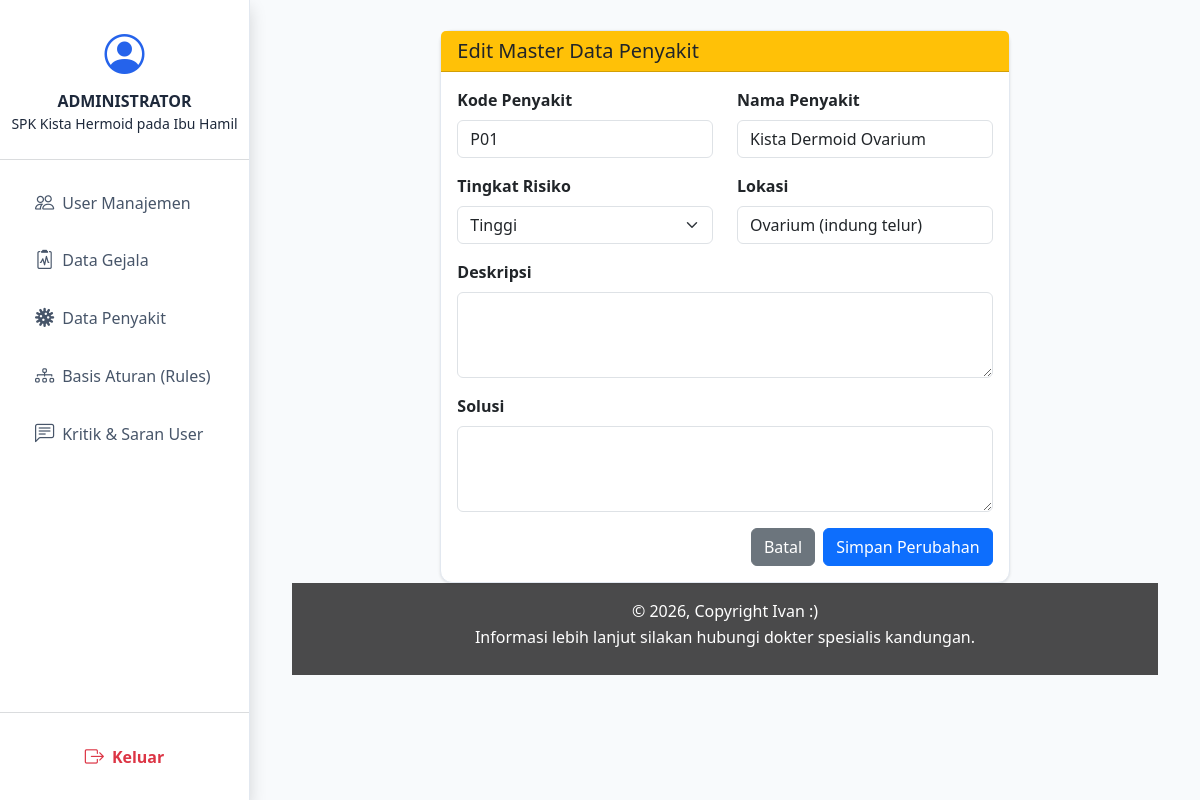
The app's page /edit_penyakit.php?id=P01 with its own data.
### tables this page shows
CREATE TABLE `penyakit` (
  `kode_penyakit` varchar(5) NOT NULL,
  `nama_penyakit` varchar(255) NOT NULL,
  `lokasi` varchar(100) DEFAULT NULL,
  `deskripsi` text DEFAULT NULL,
  `tingkat_risiko` enum('Rendah','Sedang','Tinggi') NOT NULL,
  `solusi` text DEFAULT NULL,
  `keterangan` text DEFAULT NULL
);

### edit_penyakit.php (the view, shortened to what this page needs)
<?php
include "../config/database.php";
$id = $_GET['id'];
$query = mysqli_query($conn, "SELECT * FROM penyakit WHERE kode_penyakit = '$id'");
$d = mysqli_fetch_assoc($query);
include "layout/header.php";
?>
<div class="row justify-content-center">
    <div class="col-md-8">
        <div class="card shadow border-0">
            <div class="card-header bg-warning text-dark">
                <h5 class="mb-0">Edit Master Data Penyakit</h5>
            </div>
            <div class="card-body">
                <form method="POST">
                    <div class="row">
                        <div class="col-md-6 mb-3">
                            <label class="form-label fw-bold">Kode Penyakit</label>
                            <input type="text" name="kode_penyakit" class="form-control" value="<?= $d['kode_penyakit'] ?>" required>
                        </div>
                        <div class="col-md-6 mb-3">
                            <label class="form-label fw-bold">Nama Penyakit</label>
                            <input type="text" name="nama_penyakit" class="form-control" value="<?= $d['nama_penyakit'] ?>" required>
                        </div>
                        <div class="col-md-6 mb-3">
                            <label class="form-label fw-bold">Tingkat Risiko</label>
                            <select name="tingkat_risiko" class="form-select">
                                <option value="Tinggi" <?= $d['tingkat_risiko'] == 'Tinggi' ? 'selected' : '' ?>>Tinggi</option>
                            </select>
                        </div>
                        <div class="col-md-6 mb-3">
                            <label class="form-label fw-bold">Lokasi</label>
                            <input type="text" name="lokasi" class="form-control" value="<?= $d['lokasi'] ?>">
                        </div>
                    </div>
                    <div class="mb-3">
                        <label class="form-label fw-bold">Deskripsi</label>
                        <textarea name="deskripsi" class="form-control" rows="3"><?= $d['deskripsi'] ?></textarea>
                    </div>
                    <div class="mb-3">
                        <label class="form-label fw-bold">Solusi</label>
                        <textarea name="solusi" class="form-control" rows="3"><?= $d['solusi'] ?></textarea>
                    </div>
                    <div class="d-flex justify-content-end gap-2">
                        <a href="data_penyakit.php" class="btn btn-secondary">Batal</a>
                        <button type="submit" name="update" class="btn btn-primary">Simpan Perubahan</button>
                    </div>
                </form>
            </div>
        </div>
    </div>
</div>
<?php include "layout/footer.php"; ?>

### admin.css (style rules this page uses)
:root { --primary-color: #2563eb; --sidebar-bg: #ffffff; --sidebar-text: #475569; --active-bg: #eff6ff; --body-bg: #f8fafc; --border-color: #e2e8f0; --shadow-sm: 0 1px 3px rgba(0, 0, 0, 0.1); }
body { background-color: var(--body-bg); font-family: 'Segoe UI', Tahoma, Geneva, Verdana, sans-serif; color: #1e293b; }
.card { border: 1px solid var(--border-color) !important; border-radius: 12px !important; box-shadow: var(--shadow-sm) !important; }

### records on screen
penyakit: kode_penyakit "P01", nama_penyakit "Kista Dermoid Ovarium", tingkat_risiko "Tinggi", lokasi "Ovarium (indung telur)"
